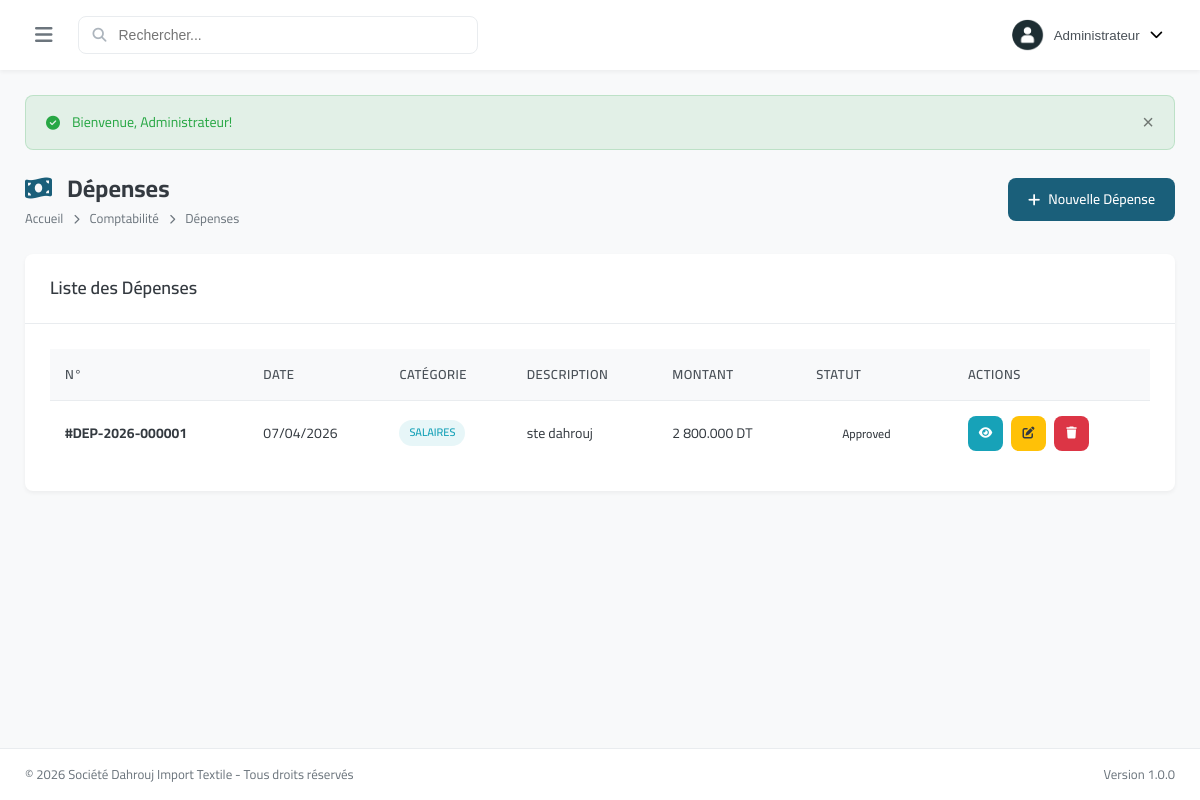
Screenshot of /modules/accounting/expenses.php (signed in) with the database file from the repository.
### tables this page shows
CREATE TABLE `expenses` (
  `id` int(11) NOT NULL,
  `expense_number` varchar(50) NOT NULL,
  `expense_date` date DEFAULT curdate(),
  `category` varchar(50) DEFAULT NULL,
  `description` text DEFAULT NULL,
  `amount` decimal(15,3) NOT NULL,
  `payment_method` enum('cash','check','transfer') DEFAULT 'cash',
  `partner_id` int(11) DEFAULT NULL,
  `user_id` int(11) DEFAULT NULL,
  `status` enum('pending','approved','paid') DEFAULT 'pending',
  `created_at` datetime DEFAULT current_timestamp()
);

### includes/config.php (called while the page is built, shortened)
<?php
function formatMoney($amount) {
    return number_format($amount, 3, '.', ' ') . ' ' . APP_CURRENCY_SYMBOL;
}
function formatDate($date) {
    return date('d/m/Y', strtotime($date));
}
?>

### modules/accounting/expenses.php (the view, shortened to what this page needs)
<?php
require_once '../../includes/config.php';
$db = getDB();
$expenses = $db->query("SELECT e.*, p.company_name
    FROM expenses e
    LEFT JOIN partners p ON e.partner_id = p.id
    ORDER BY e.expense_date DESC")->fetchAll();
require_once '../../includes/header.php';
?>
<div class="page-header">
    <div>
        <h1 class="page-title"><i class="fas fa-money-bill-wave"></i> Dépenses</h1>
        <nav class="breadcrumb">
            <a href="../../index.php">Accueil</a>
            <i class="fas fa-chevron-right"></i>
            <a href="index.php">Comptabilité</a>
            <i class="fas fa-chevron-right"></i>
            <span>Dépenses</span>
        </nav>
    </div>
    <a href="expense_create.php" class="btn btn-primary"><i class="fas fa-plus"></i> Nouvelle Dépense</a>
</div>
<div class="card">
    <div class="card-header">
        <h3 class="card-title">Liste des Dépenses</h3>
    </div>
    <div class="card-body">
        <div class="table-responsive">
            <table class="data-table">
                <thead>
                    <tr>
                        <th>N°</th>
                        <th>Date</th>
                        <th>Catégorie</th>
                        <th>Description</th>
                        <th>Montant</th>
                        <th>Statut</th>
                        <th>Actions</th>
                    </tr>
                </thead>
                <tbody>
                    <?php foreach ($expenses as $expense): ?>
                    <tr>
                        <td><strong>#<?php echo $expense['expense_number']; ?></strong></td>
                        <td><?php echo formatDate($expense['expense_date']); ?></td>
                        <td><span class="badge badge-info"><?php echo $expense['category']; ?></span></td>
                        <td><?php echo $expense['description']; ?></td>
                        <td><?php echo formatMoney($expense['amount']); ?></td>
                        <td><span class="status status-<?php echo $expense['status']; ?>"><?php echo ucfirst($expense['status']); ?></span></td>
                        <td class="actions">
                            <a href="expense_view.php?id=<?php echo $expense['id']; ?>" class="btn btn-sm btn-info btn-icon"><i class="fas fa-eye"></i></a>
                            <a href="expense_edit.php?id=<?php echo $expense['id']; ?>" class="btn btn-sm btn-warning btn-icon"><i class="fas fa-edit"></i></a>
                            <a href="?delete=<?php echo $expense['id']; ?>" class="btn btn-sm btn-danger btn-icon" data-confirm="Supprimer cette dépense?"><i class="fas fa-trash"></i></a>
                        </td>
                    </tr>
                    <?php endforeach; ?>
                </tbody>
            </table>
        </div>
    </div>
</div>
<?php require_once '../../includes/footer.php'; ?>

### assets/css/style.css (style rules this page uses)
:root { --primary-color: #1a5f7a; --primary-dark: #134b61; --primary-light: #2d8faf; --secondary-color: #c84b31; --secondary-dark: #a33d27; --success-color: #28a745; --warning-color: #ffc107; --danger-color: #dc3545; --info-color: #17a2b8; --light-color: #f8f9fa; --dark-color: #343a40; --gray-100: #f8f9fa; --gray-200: #e9ecef; --gray-300: #dee2e6; --gray-400: #ced4da; --gray-500: #adb5bd; --gray-600: #6c757d; --gray-700: #495057; --gray-800: #343a40; --gray-900: #212529; --sidebar-width: 280px; --sidebar-collapsed: 70px; --header-height: 70px; --footer-height: 50px; --border-radius: 8px; --border-radius-lg: 12px; --border-radius-sm: 4px; --shadow-sm: 0 2px 4px rgba(0,0,0,0.05); --shadow: 0 4px 6px rgba(0,0,0,0.1); --shadow-lg: 0 10px 25px rgba(0,0,0,0.15); --transition: all 0.3s ease; }
* { margin: 0; padding: 0; box-sizing: border-box; }
body { font-family: 'Cairo', -apple-system, BlinkMacSystemFont, 'Segoe UI', Roboto, sans-serif; font-size: 14px; line-height: 1.6; color: var(--gray-800); background-color: var(--gray-100); direction: ltr; }
a { text-decoration: none; color: inherit; transition: var(--transition); }
.page-header { display: flex; justify-content: space-between; align-items: center; margin-bottom: 25px; flex-wrap: wrap; gap: 15px; }
.page-title { font-size: 24px; font-weight: 700; color: var(--gray-800); }
.page-title i { color: var(--primary-color); margin-right: 10px; }
.breadcrumb { display: flex; align-items: center; gap: 10px; font-size: 13px; color: var(--gray-600); }
.breadcrumb i { font-size: 10px; }
.card { background: white; border-radius: var(--border-radius); box-shadow: var(--shadow-sm); margin-bottom: 25px; }
.card-header { padding: 20px 25px; border-bottom: 1px solid var(--gray-200); display: flex; justify-content: space-between; align-items: center; flex-wrap: wrap; gap: 15px; }
.card-title { font-size: 18px; font-weight: 600; color: var(--gray-800); }
.card-body { padding: 25px; }
.table-responsive { overflow-x: auto; }
.data-table { width: 100%; border-collapse: collapse; }
.data-table th, .data-table td { padding: 15px; text-align: left; border-bottom: 1px solid var(--gray-200); }
.data-table th { background: var(--gray-100); font-weight: 600; color: var(--gray-700); font-size: 13px; text-transform: uppercase; letter-spacing: 0.5px; }
.data-table tbody tr:last-child td { border-bottom: none; }
.data-table .actions { display: flex; gap: 8px; }
.btn { display: inline-flex; align-items: center; justify-content: center; gap: 8px; padding: 10px 20px; font-size: 14px; font-weight: 500; border-radius: var(--border-radius); border: none; cursor: pointer; transition: var(--transition); }
.btn-primary { background: var(--primary-color); color: white; }
.btn-danger { background: var(--danger-color); color: white; }
.btn-warning { background: var(--warning-color); color: var(--gray-800); }
.btn-info { background: var(--info-color); color: white; }
.btn-sm { padding: 6px 12px; font-size: 12px; }
.btn-icon { width: 35px; height: 35px; padding: 0; border-radius: var(--border-radius); }
.badge { display: inline-block; padding: 4px 10px; font-size: 11px; font-weight: 600; border-radius: 20px; text-transform: uppercase; }
.badge-info { background: rgba(23, 162, 184, 0.1); color: var(--info-color); }
.status { display: inline-flex; align-items: center; gap: 6px; padding: 6px 12px; border-radius: 20px; font-size: 12px; font-weight: 500; }
.status::before { content: ''; width: 8px; height: 8px; border-radius: 50%; }

### rows the page displays
expenses: expense_number "DEP-2026-000001", expense_date "07/04/2026", category "SALAIRES", description "ste dahrouj", amount "2 800.000 DT", status "Approved"

### other values shown
$_SESSION['user_name'] "Administrateur"
$flash['message'] "Bienvenue, Administrateur!"
APP_NAME "Société Dahrouj Import Textile"
APP_VERSION "1.0.0"
